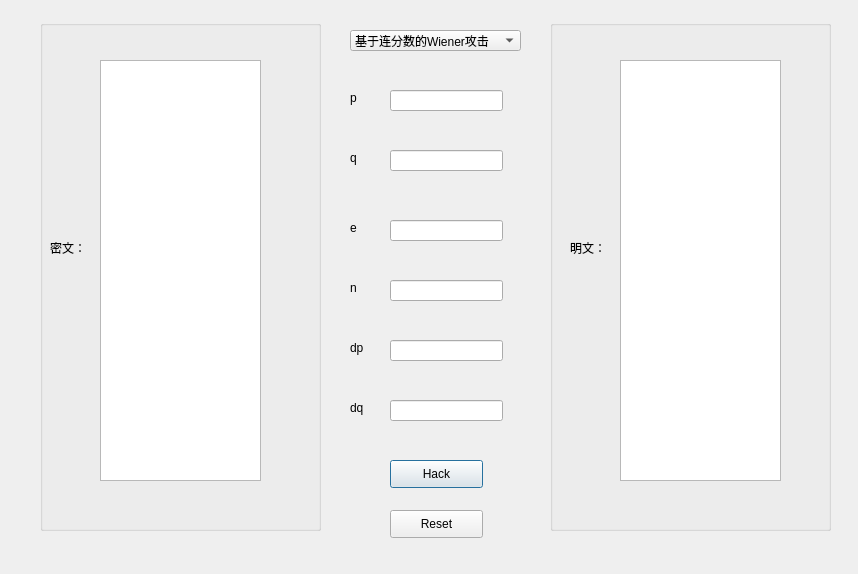
<?xml version="1.0" encoding="UTF-8"?>
<ui version="4.0">
 <class>Dialog</class>
 <widget class="QDialog" name="Dialog">
  <property name="geometry">
   <rect>
    <x>0</x>
    <y>0</y>
    <width>858</width>
    <height>574</height>
   </rect>
  </property>
  <property name="windowTitle">
   <string>Dialog</string>
  </property>
  <widget class="QComboBox" name="comboBox">
   <property name="geometry">
    <rect>
     <x>350</x>
     <y>30</y>
     <width>171</width>
     <height>21</height>
    </rect>
   </property>
   <item>
    <property name="text">
     <string>基于连分数的Wiener攻击</string>
    </property>
   </item>
   <item>
    <property name="text">
     <string>dp泄露</string>
    </property>
   </item>
   <item>
    <property name="text">
     <string>dp和dq泄露</string>
    </property>
   </item>
   <item>
    <property name="text">
     <string>共模攻击</string>
    </property>
   </item>
   <item>
    <property name="text">
     <string>低加密指数攻击</string>
    </property>
   </item>
   <item>
    <property name="text">
     <string>gcd去求解共同的素因子q</string>
    </property>
   </item>
  </widget>
  <widget class="QPushButton" name="pushButton">
   <property name="geometry">
    <rect>
     <x>390</x>
     <y>460</y>
     <width>93</width>
     <height>28</height>
    </rect>
   </property>
   <property name="text">
    <string>Hack</string>
   </property>
  </widget>
  <widget class="QPushButton" name="pushButton_2">
   <property name="geometry">
    <rect>
     <x>390</x>
     <y>510</y>
     <width>93</width>
     <height>28</height>
    </rect>
   </property>
   <property name="text">
    <string>Reset</string>
   </property>
  </widget>
  <widget class="QGroupBox" name="groupBox">
   <property name="geometry">
    <rect>
     <x>40</x>
     <y>20</y>
     <width>281</width>
     <height>511</height>
    </rect>
   </property>
   <property name="title">
    <string/>
   </property>
   <widget class="QPlainTextEdit" name="plainTextEdit">
    <property name="geometry">
     <rect>
      <x>60</x>
      <y>40</y>
      <width>161</width>
      <height>421</height>
     </rect>
    </property>
   </widget>
   <widget class="QLabel" name="label">
    <property name="geometry">
     <rect>
      <x>10</x>
      <y>220</y>
      <width>72</width>
      <height>15</height>
     </rect>
    </property>
    <property name="text">
     <string>密文：</string>
    </property>
   </widget>
  </widget>
  <widget class="QLabel" name="label_2">
   <property name="geometry">
    <rect>
     <x>350</x>
     <y>90</y>
     <width>72</width>
     <height>15</height>
    </rect>
   </property>
   <property name="text">
    <string>p</string>
   </property>
  </widget>
  <widget class="QLabel" name="label_3">
   <property name="geometry">
    <rect>
     <x>350</x>
     <y>150</y>
     <width>72</width>
     <height>15</height>
    </rect>
   </property>
   <property name="text">
    <string>q</string>
   </property>
  </widget>
  <widget class="QLabel" name="label_4">
   <property name="geometry">
    <rect>
     <x>350</x>
     <y>220</y>
     <width>72</width>
     <height>15</height>
    </rect>
   </property>
   <property name="text">
    <string>e</string>
   </property>
  </widget>
  <widget class="QLabel" name="label_5">
   <property name="geometry">
    <rect>
     <x>350</x>
     <y>280</y>
     <width>72</width>
     <height>15</height>
    </rect>
   </property>
   <property name="text">
    <string>n</string>
   </property>
  </widget>
  <widget class="QLineEdit" name="lineEdit">
   <property name="geometry">
    <rect>
     <x>390</x>
     <y>90</y>
     <width>113</width>
     <height>21</height>
    </rect>
   </property>
  </widget>
  <widget class="QLineEdit" name="lineEdit_2">
   <property name="geometry">
    <rect>
     <x>390</x>
     <y>220</y>
     <width>113</width>
     <height>21</height>
    </rect>
   </property>
  </widget>
  <widget class="QLineEdit" name="lineEdit_3">
   <property name="geometry">
    <rect>
     <x>390</x>
     <y>150</y>
     <width>113</width>
     <height>21</height>
    </rect>
   </property>
  </widget>
  <widget class="QLineEdit" name="lineEdit_4">
   <property name="geometry">
    <rect>
     <x>390</x>
     <y>280</y>
     <width>113</width>
     <height>21</height>
    </rect>
   </property>
  </widget>
  <widget class="QGroupBox" name="groupBox_2">
   <property name="geometry">
    <rect>
     <x>550</x>
     <y>20</y>
     <width>281</width>
     <height>511</height>
    </rect>
   </property>
   <property name="title">
    <string/>
   </property>
   <widget class="QPlainTextEdit" name="plainTextEdit_2">
    <property name="geometry">
     <rect>
      <x>70</x>
      <y>40</y>
      <width>161</width>
      <height>421</height>
     </rect>
    </property>
   </widget>
   <widget class="QLabel" name="label_6">
    <property name="geometry">
     <rect>
      <x>20</x>
      <y>220</y>
      <width>72</width>
      <height>15</height>
     </rect>
    </property>
    <property name="text">
     <string>明文：</string>
    </property>
   </widget>
  </widget>
  <widget class="QLabel" name="label_7">
   <property name="geometry">
    <rect>
     <x>350</x>
     <y>340</y>
     <width>72</width>
     <height>15</height>
    </rect>
   </property>
   <property name="text">
    <string>dp</string>
   </property>
  </widget>
  <widget class="QLineEdit" name="lineEdit_5">
   <property name="geometry">
    <rect>
     <x>390</x>
     <y>340</y>
     <width>113</width>
     <height>21</height>
    </rect>
   </property>
  </widget>
  <widget class="QLabel" name="label_8">
   <property name="geometry">
    <rect>
     <x>350</x>
     <y>400</y>
     <width>72</width>
     <height>15</height>
    </rect>
   </property>
   <property name="text">
    <string>dq</string>
   </property>
  </widget>
  <widget class="QLineEdit" name="lineEdit_6">
   <property name="geometry">
    <rect>
     <x>390</x>
     <y>400</y>
     <width>113</width>
     <height>21</height>
    </rect>
   </property>
  </widget>
 </widget>
 <resources/>
 <connections/>
</ui>
